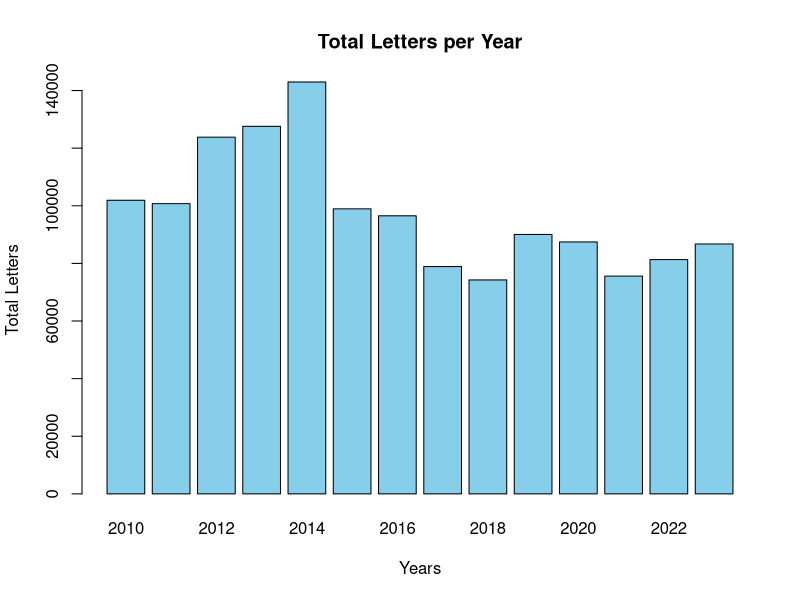
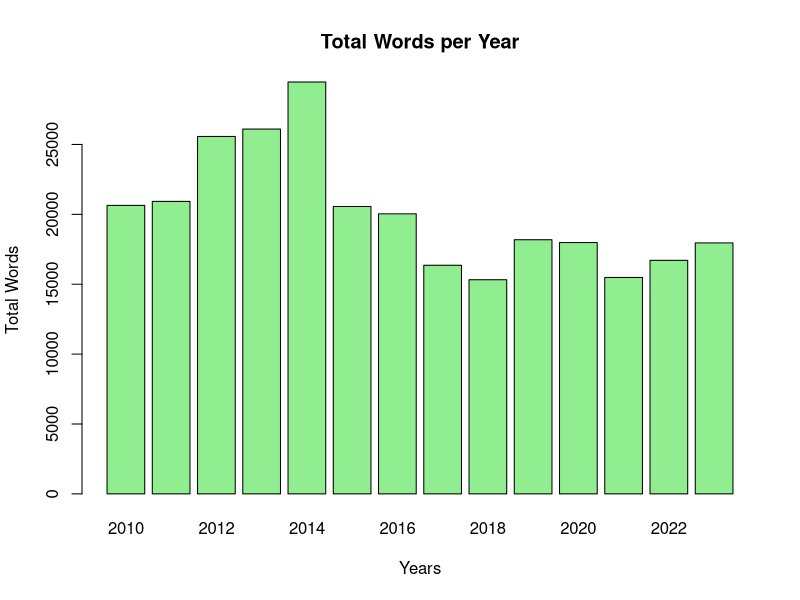
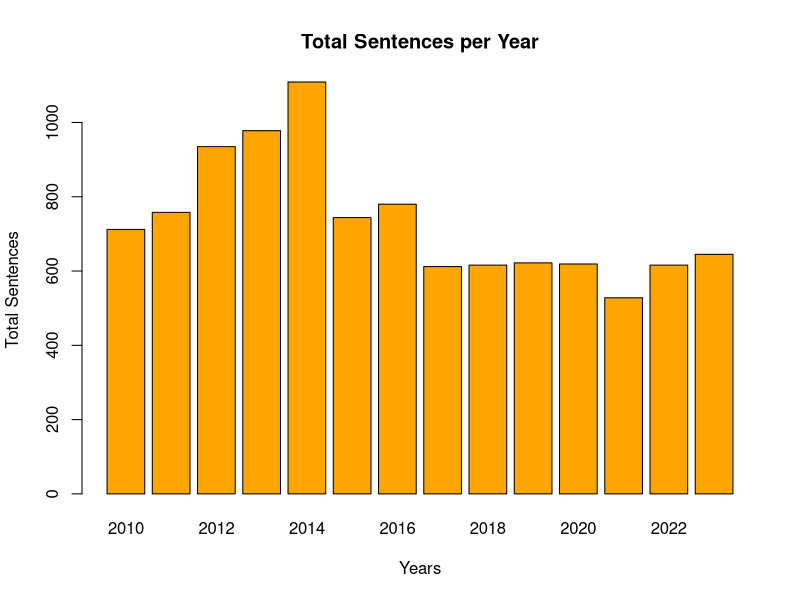
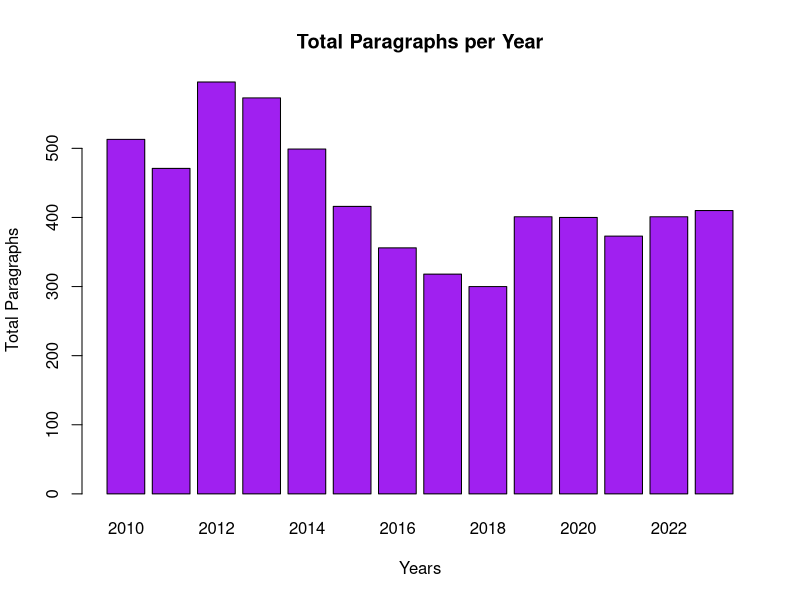
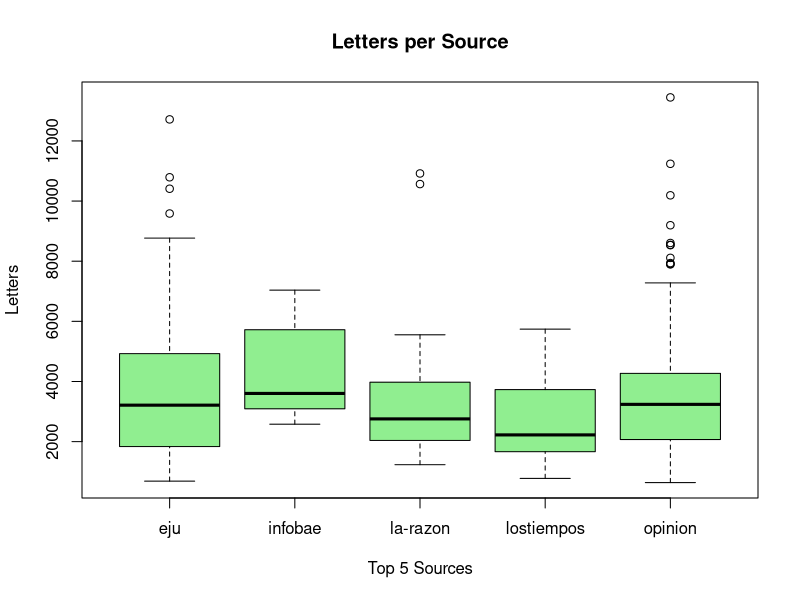
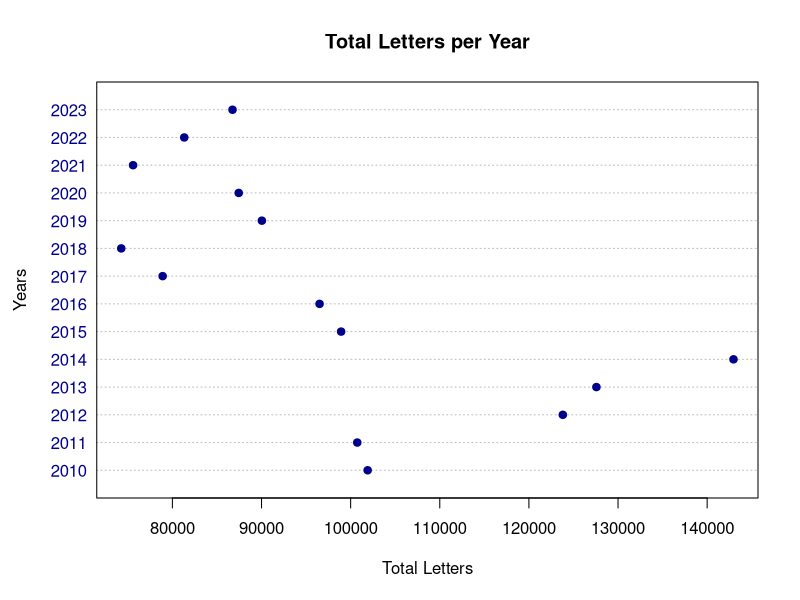
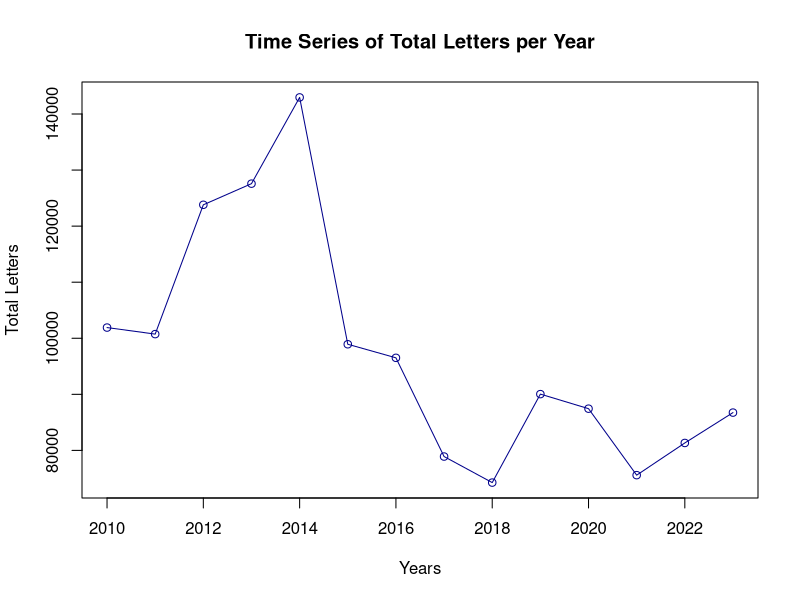
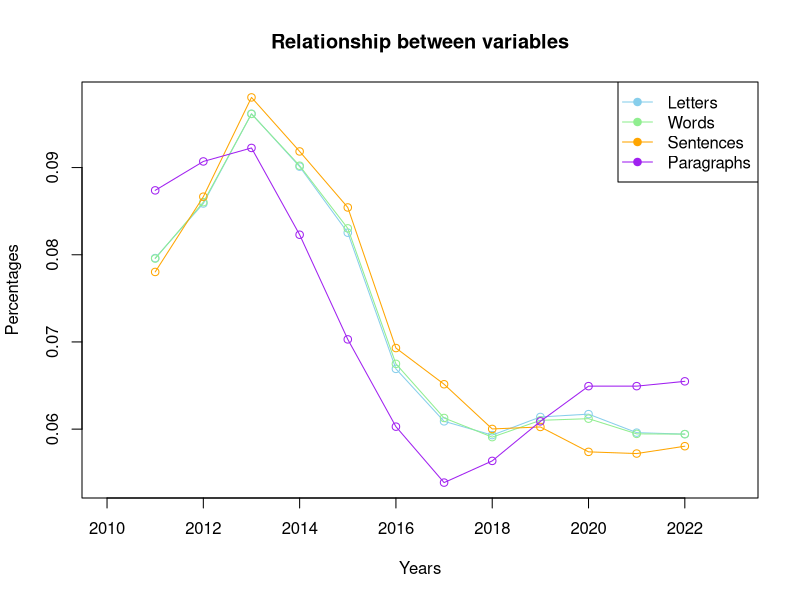

Write the R code that produced these figures, in order.
data <- read.csv("../DATA/data.csv") 
data <- data[data$Year >= 2010 & data$Year <= 2023, ]

years <- 2010:2023
total_letters <- numeric(length(years))
total_words <- numeric(length(years))
total_sentences <- numeric(length(years))
total_paragraphs <- numeric(length(years))
yearly_totals <- numeric(length(years)) 

for (i in seq_along(years)) {
  year_data <- data[data$Year == years[i], ]
  total_letters[i] <- sum(year_data$Letters, na.rm = TRUE)
  total_words[i] <- sum(year_data$Words, na.rm = TRUE)
  total_sentences[i] <- sum(year_data$Sentences, na.rm = TRUE)
  total_paragraphs[i] <- sum(year_data$Paragraphs, na.rm = TRUE)
  yearly_totals[i] <- total_letters[i] + total_words[i] + total_sentences[i] + total_paragraphs[i]
}

percent_letters <- total_letters / sum(total_letters)
percent_words <- total_words / sum(total_words)
percent_sentences <- total_sentences / sum(total_sentences)
percent_paragraphs <- total_paragraphs / sum(total_paragraphs)

moving_avg <- function(x, n = 3) {
  stats::filter(x, rep(1 / n, n), sides = 2)
}

letters_moving_avg <- moving_avg(percent_letters)
words_moving_avg <- moving_avg(percent_words)
sentences_moving_avg <- moving_avg(percent_sentences)
paragraphs_moving_avg <- moving_avg(percent_paragraphs)

top_sources <- aggregate(Letters ~ Source, data = data, sum)
top_sources <- top_sources[order(-top_sources$Letters), ][1:5, "Source"]

top_data <- data[data$Source %in% top_sources, ]
pdf("../IMAGES/graphics.pdf", width = 20, height = 12)

barplot(total_letters, beside = TRUE, col = "skyblue", 
        main = "Total Letters per Year", 
        xlab = "Years", ylab = "Total Letters", 
        names.arg = years)
barplot(total_words, beside = TRUE, col = "lightgreen", 
        main = "Total Words per Year", 
        xlab = "Years", ylab = "Total Words", 
        names.arg = years)
barplot(total_sentences, beside = TRUE, col = "orange", 
        main = "Total Sentences per Year", 
        xlab = "Years", ylab = "Total Sentences", 
        names.arg = years)
barplot(total_paragraphs, beside = TRUE, col = "purple", 
        main = "Total Paragraphs per Year", 
        xlab = "Years", ylab = "Total Paragraphs", 
        names.arg = years)

boxplot(Letters ~ Source, data = top_data,
        main = "Letters per Source",
        xlab = "Top 5 Sources", ylab = "Letters",
        col = "lightgreen")

dotchart(total_letters, labels = years, 
         main = "Total Letters per Year",
         xlab = "Total Letters", ylab = "Years", pch = 19, col = "darkblue")

plot(years, total_letters, type = "o", col = "darkblue",
     main = "Time Series of Total Letters per Year",
     xlab = "Years", ylab = "Total Letters")

plot(years, letters_moving_avg, type = "o", col = "skyblue",
     main = "Relationship between variables",
     xlab = "Years", ylab = "Percentages",
     ylim = range(c(letters_moving_avg, words_moving_avg, sentences_moving_avg, paragraphs_moving_avg), na.rm = TRUE))
lines(years, words_moving_avg, type = "o", col = "lightgreen")
lines(years, sentences_moving_avg, type = "o", col = "orange")
lines(years, paragraphs_moving_avg, type = "o", col = "purple")

legend("topright", legend = c("Letters", "Words", "Sentences", "Paragraphs"),
       col = c("skyblue", "lightgreen", "orange", "purple"), lty = 1, pch = 19)

totals_data <- data.frame(
  Years = rep(years, each = 4),
  Category = rep(c("Letters", "Words", "Sentences", "Paragraphs"), times = length(years)),
  Counts = c(total_letters, total_words, total_sentences, total_paragraphs)
)

dotchart(totals_data$Counts, labels = paste(totals_data$Years, totals_data$Category, sep = "-"),
         main = "Relationships between all variables",
         xlab = "Count", ylab = "Years")

source_letters_diff <- aggregate(Letters ~ Source, data = data, FUN = median)
hist(source_letters_diff$Letters, 
     main = "Median Difference in Letters by Sources",
     xlab = "Median Letters", col = "orange")

dev.off()
